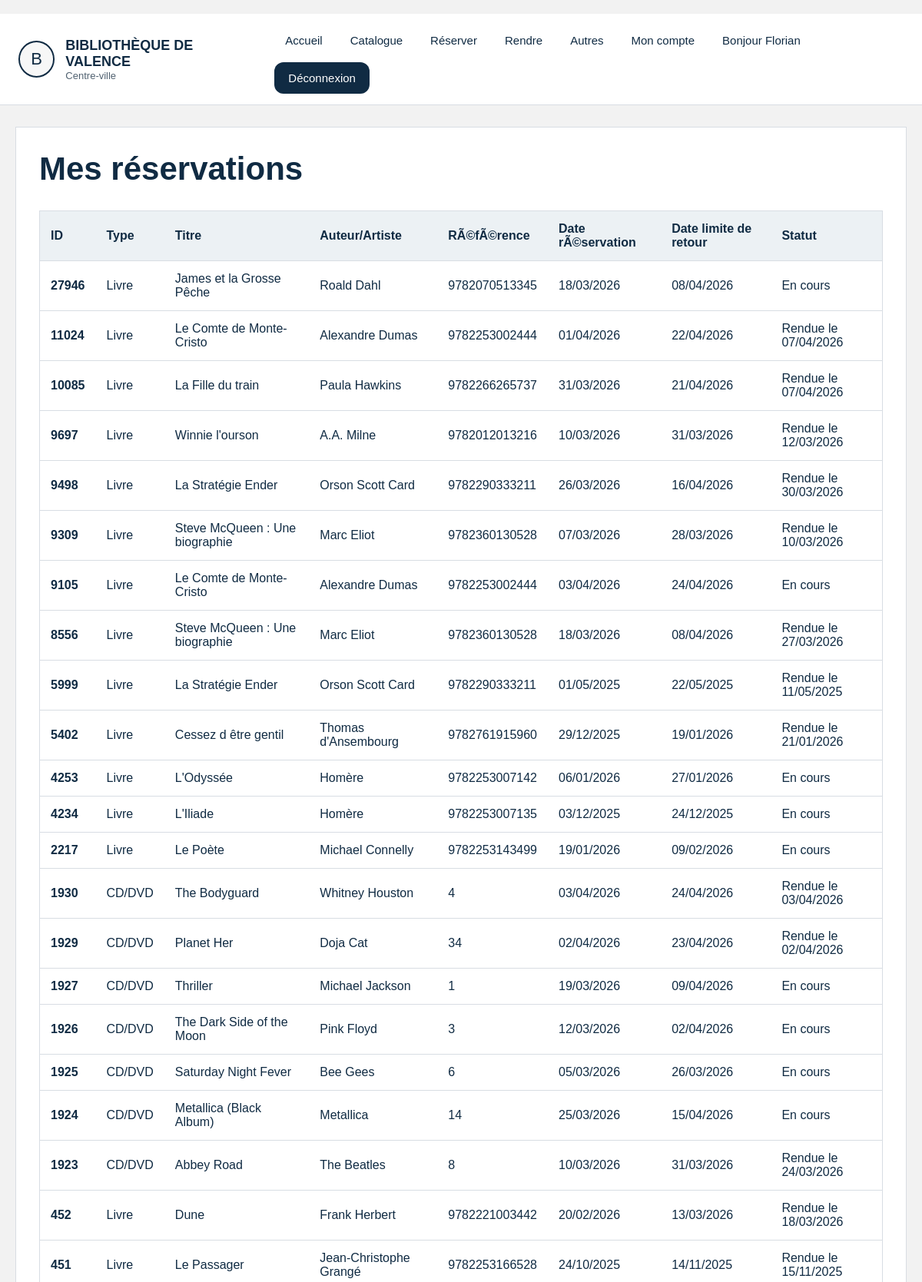
/mes_reservations (signed in, upper part), run on the app's committed database.
### tables this page shows
CREATE TABLE LIVRE (id_livre INTEGER PRIMARY KEY, nom_livre TEXT, auteur_livre TEXT, maison_edition_livre TEXT, annee_livre NUMERIC, id_categorie NUMERIC REFERENCES CATEGORIE (id_categorie), ISBN_livre NUMERIC, resume TEXT, image TEXT, disponibilité INTEGER, total_exemplaires INTEGER);

CREATE TABLE RESERVATION (id_reservation NUMERIC PRIMARY KEY, date_reservation TEXT, date_de_retour TEXT, "id_client" NUMERIC REFERENCES CLIENT (id_client), bibliotheque_retrait TEXT, date_limite_retour TEXT, date_retour_effective TEXT);

### main.py (the view)
@application.route("/mes_reservations")
def mes_reservations():
    redirection = verifier_connexion()
    if redirection:
        return redirection
    reservations = bdd().execute(
        """
        SELECT type_media, id_reservation, nom_media, auteur_media, reference_media, date_reservation, date_limite_retour, date_retour_effective
        FROM VUE_MES_RESERVATIONS
        WHERE id_client = ?
        ORDER BY id_reservation DESC
        """,
        (session["utilisateur"]["id"],),
    ).fetchall()
    return render_template("mes_reservations.html", reservations=reservations)

### def.py (called while the page is built)
def bdd(base_path=BASE_DONNEES):
    if "bdd" not in g:
        g.bdd = sqlite3.connect(base_path)
        g.bdd.row_factory = sqlite3.Row
    return g.bdd

def fermer_bdd(_erreur=None):
    connexion = g.pop("bdd", None)
    if connexion:
        connexion.close()

def faire_slug(texte):
    return "-".join(str(texte).strip().lower().split()) # permet de convertir un m eSSage en message

def categories_menu(base_path=BASE_DONNEES):
    try:
        lignes = bdd(base_path).execute(
            "SELECT id_categorie, nom_categorie FROM CATEGORIE ORDER BY id_categorie"
        ).fetchall()
    except Exception:
        return []
    return [
        {
            "id": l["id_categorie"],
            "nom": l["nom_categorie"],
            "categorie_url": faire_slug(l["nom_categorie"]),
        }
        for l in lignes
    ]

def verifier_connexion():
    if "utilisateur" not in session:
        return redirect(url_for("connexion", next=request.path))
    return None

def contexte_global(base_path=BASE_DONNEES):
    return {
        "utilisateur": session.get("utilisateur"),
        "admin_connecte": bool(session.get("admin")),
        "menu_categories": categories_menu(base_path),
    }

### main.py (called while the page is built)
@application.teardown_appcontext
def fermer_bdd(_erreur):
    module_def.fermer_bdd(_erreur)

@application.context_processor
def contexte_global():
    return module_def.contexte_global(BASE_DONNEES)

### templates/mes_reservations.html (shortened to what this page needs)
﻿{% extends "base.html" %}
{% block content %}
<h1>Mes réservations</h1>
<div class="table-conteneur">
    <table class="tableau-horaires">
        <thead>
            <tr>
                <th>ID</th>
                <th>Type</th>
                <th>Titre</th>
                <th>Auteur/Artiste</th>
                <th>RÃ©fÃ©rence</th>
                <th>Date rÃ©servation</th>
                <th>Date limite de retour</th>
                <th>Statut</th>
            </tr>
        </thead>
        <tbody>
            {% for r in reservations %}
            <tr>
                <td>{{ r['id_reservation'] }}</td>
                <td>{{ r['type_media'] }}</td>
                <td>{{ r['nom_media'] }}</td>
                <td>{{ r['auteur_media'] or '-' }}</td>
                <td>{{ r['reference_media'] }}</td>
                <td>{{ r['date_reservation'] }}</td>
                <td>{{ r['date_limite_retour'] or '-' }}</td>
                <td>
                    {% if r['date_retour_effective'] %}
                        Rendue le {{ r['date_retour_effective'] }}
                    {% else %}
                        En cours
                    {% endif %}
                </td>
            </tr>
            {% else %}
            <tr>
                <td colspan="8">Aucune réservation pour le moment.</td>
            </tr>
            {% endfor %}
        </tbody>
    </table>
</div>
{% endblock %}

### static/style.css (style rules this page uses)
* { box-sizing:border-box; }
body { margin:0; font-family:Arial, sans-serif; background:var(--fond); color:var(--bleu); }
.bloc-principal h1 { margin:0 0 10px 0; font-size:42px; }
.tableau-horaires { width:100%; border-collapse:collapse; background:var(--blanc); border:1px solid var(--gris-clair); margin-top:20px; }
.tableau-horaires th, .tableau-horaires td { padding:14px; border-bottom:1px solid var(--gris-clair); text-align:left; }
.tableau-horaires th { background:#ecf1f4; }
.tableau-horaires td:first-child { font-weight:bold; color:var(--bleu); }
.table-conteneur { overflow:auto; }

### data on the page
LIVRE: id_reservation "27946", type_media "Livre", nom_media "James et la Grosse Pêche", auteur_livre "Roald Dahl", reference_media "9782070513345", date_reservation "18/03/2026", r "08/04/2026", shows "En cours"
LIVRE: id_reservation "11024", type_media "Livre", nom_media "Le Comte de Monte-Cristo", auteur_livre "Alexandre Dumas", reference_media "9782253002444", date_reservation "01/04/2026", r "22/04/2026", date_retour_effective "07/04/2026", id_reservation "9105", date_reservation "03/04/2026", r "24/04/2026", shows "En cours"
LIVRE: id_reservation "10085", type_media "Livre", nom_media "La Fille du train", auteur_livre "Paula Hawkins", reference_media "9782266265737", date_reservation "31/03/2026", r "21/04/2026", date_retour_effective "07/04/2026"
LIVRE: id_reservation "9697", type_media "Livre", nom_media "Winnie l'ourson", auteur_livre "A.A. Milne", reference_media "9782012013216", date_reservation "10/03/2026", r "31/03/2026", date_retour_effective "12/03/2026"
LIVRE: id_reservation "9498", type_media "Livre", nom_media "La Stratégie Ender", auteur_livre "Orson Scott Card", reference_media "9782290333211", date_reservation "26/03/2026", r "16/04/2026", date_retour_effective "30/03/2026", id_reservation "5999", date_reservation "01/05/2025", r "22/05/2025", date_retour_effective "11/05/2025"
LIVRE: id_reservation "9309", type_media "Livre", nom_media "Steve McQueen : Une biographie", auteur_livre "Marc Eliot", reference_media "9782360130528", date_reservation "07/03/2026", r "28/03/2026", date_retour_effective "10/03/2026", id_reservation "8556", date_reservation "18/03/2026", r "08/04/2026", date_retour_effective "27/03/2026"
LIVRE: id_reservation "5402", type_media "Livre", nom_media "Cessez d être gentil", auteur_livre "Thomas d'Ansembourg", reference_media "9782761915960", date_reservation "29/12/2025", r "19/01/2026", date_retour_effective "21/01/2026"
LIVRE: id_reservation "4253", type_media "Livre", nom_media "L'Odyssée", auteur_livre "Homère", reference_media "9782253007142", date_reservation "06/01/2026", r "27/01/2026", shows "En cours"
LIVRE: id_reservation "4234", type_media "Livre", nom_media "L'Iliade", auteur_livre "Homère", reference_media "9782253007135", date_reservation "03/12/2025", r "24/12/2025", shows "En cours"
RESERVATION: id_reservation "2217", type_media "Livre", nom_media "Le Poète", auteur_livre "Michael Connelly", reference_media "9782253143499", date_reservation "19/01/2026", date_limite_retour "09/02/2026", shows "En cours"
RESERVATION: id_reservation "1930", type_media "CD/DVD", nom_media "The Bodyguard", r "Whitney Houston", reference_media "4", date_reservation "03/04/2026", date_limite_retour "24/04/2026", date_retour_effective "03/04/2026"
RESERVATION: id_reservation "1929", type_media "CD/DVD", nom_media "Planet Her", r "Doja Cat", reference_media "34", date_reservation "02/04/2026", date_limite_retour "23/04/2026", date_retour_effective "02/04/2026"
RESERVATION: id_reservation "1927", type_media "CD/DVD", nom_media "Thriller", r "Michael Jackson", reference_media "1", date_reservation "19/03/2026", date_limite_retour "09/04/2026", shows "En cours"
RESERVATION: id_reservation "1926", type_media "CD/DVD", nom_media "The Dark Side of the Moon", r "Pink Floyd", reference_media "3", date_reservation "12/03/2026", date_limite_retour "02/04/2026", shows "En cours"
RESERVATION: id_reservation "1925", type_media "CD/DVD", nom_media "Saturday Night Fever", r "Bee Gees", reference_media "6", date_reservation "05/03/2026", date_limite_retour "26/03/2026", shows "En cours"
RESERVATION: id_reservation "1924", type_media "CD/DVD", nom_media "Metallica (Black Album)", r "Metallica", reference_media "14", date_reservation "25/03/2026", date_limite_retour "15/04/2026", shows "En cours"
RESERVATION: id_reservation "1923", type_media "CD/DVD", nom_media "Abbey Road", r "The Beatles", reference_media "8", date_reservation "10/03/2026", date_limite_retour "31/03/2026", date_retour_effective "24/03/2026"
RESERVATION: id_reservation "452", type_media "Livre", nom_media "Dune", auteur_livre "Frank Herbert", reference_media "9782221003442", date_reservation "20/02/2026", date_limite_retour "13/03/2026", date_retour_effective "18/03/2026"
RESERVATION: id_reservation "451", type_media "Livre", nom_media "Le Passager", auteur_livre "Jean-Christophe Grangé", reference_media "9782253166528", date_reservation "24/10/2025", date_limite_retour "14/11/2025", date_retour_effective "15/11/2025"

### other printed values
{{ utilisateur.prenom }} "Florian"
